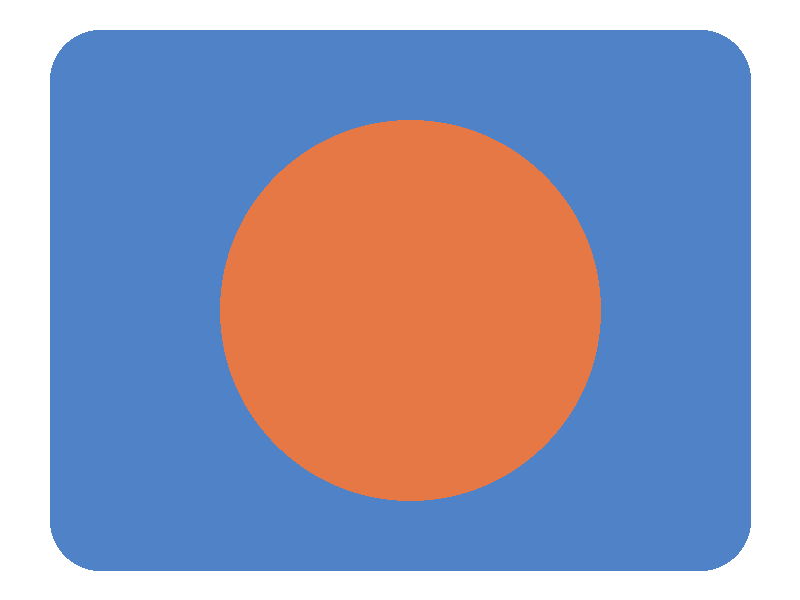
#> input picture tests/fixtures/fx-ui.png, 800 x 600 px
$ python -i v363_probe.py   (imports and definitions only)
#> lines starting #> are read from the running program, lines starting #| are printed output that depends on the picture; after the words box and inside, x2 and y2 are one past the last pixel; in counts of white or black regions, pixels touching at a corner belong together
#> further down, picture is the input picture: PIL image 800x600 RGBA; mean R, G, B, A 98.5, 99.7, 126.2, 200.3
"""Focused v3.6.3 installed OBS 33 acceptance; uses real Qt and stage output.

Run only against the isolated, ready v34-hold QA process.  The WebSocket is
used for fixture sources, screenshots and OBS statistics.  Stage mutations
go through the owned-payload native bridge, never SetInputSettings.
"""
import argparse
import base64
import copy
import hashlib
import io
import json
import math
import platform
import statistics
import subprocess
import time
import traceback
from pathlib import Path

from PIL import Image, ImageChops, ImageDraw, ImageStat
from obs_client import OBS
from v361_native import UI


STYLES = ("gentle", "geometry", "pop", "paper", "tech", "rhythm", "dream", "glitch")
GRAPH_KEYS = ("layers", "animation", "presets_geometries", "presets_motion_blocks", "presets_instances", "loop")
FRAME_TIMES = (0, .55, 1.5, 3, 4.5)


def write_json(path, value):
    Path(path).write_text(json.dumps(value, ensure_ascii=False, indent=2), encoding="utf-8")


def image_diff(a, b):
    return sum(ImageStat.Stat(ImageChops.difference(a.convert("RGBA"), b.convert("RGBA"))).mean)


def graph(model):
    return {key: copy.deepcopy(model.get(key, [])) for key in GRAPH_KEYS}


def recipe(model):
    result = model["presets_instances"][-1]["definition_snapshot"]
    return json.loads(result) if isinstance(result, str) else copy.deepcopy(result)


def ref_id(value):
    return value.get("instance_id", "") if isinstance(value, dict) else value


# [78 lines left out: functions next_frame_us, normalized_candidate, existing_animation_preserved, not called in this run]


def coverage(image):
    """Measured output coverage, with RGB fallback for opaque PNG encoders."""
    rgba = image.convert("RGBA")
    alpha = rgba.getchannel("A")
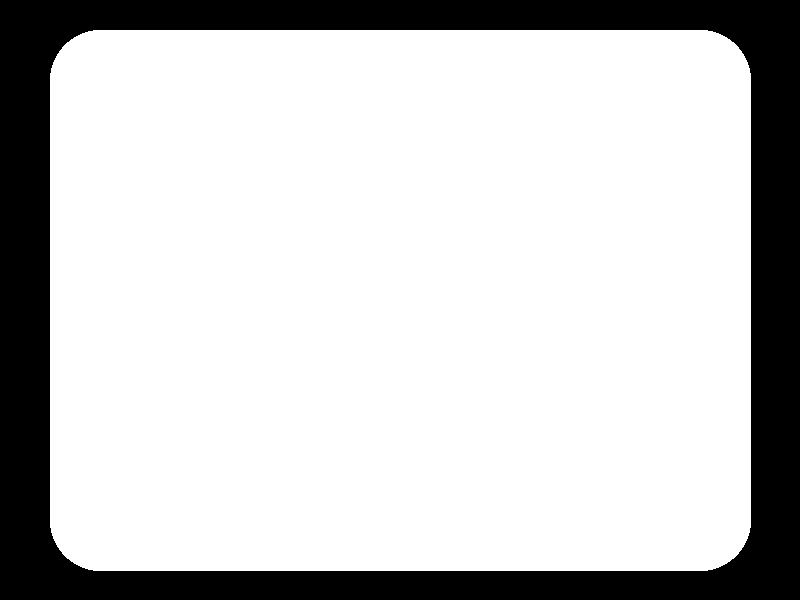
#> alpha: PIL image 800x600 L; 78.6% white; 1 black region, box (x1, y1, x2, y2) and area: (0, 0, 800, 600) 102955
    opaque = alpha.getextrema() == (255, 255)
#> opaque = False
    mask = rgba.convert("RGB").convert("L") if opaque else alpha
    histogram = mask.histogram()
#> histogram = 256 values, max 377045 at index 255, min 0 at index 1, mean 1875
    pixels = image.width * image.height
#> pixels = 480000
    return dict(method="luminance" if opaque else "alpha",
                visibleFraction=sum(histogram[9:])/pixels,
                solidFraction=sum(histogram[102:])/pixels,
                meanAlpha=ImageStat.Stat(alpha).mean[0],
                bbox=list(mask.point(lambda v: 255 if v > 8 else 0).getbbox() or (0, 0, 0, 0)))


# [11 lines left out: function hardware_info, not called in this run]


class Probe:
    # [18 lines left out: functions __init__, check, report, not called in this run]

    def write(self, name, value):
        write_json(self.out / name, value)

    # [12 lines left out: functions put, refresh, not called in this run]

    def cancel(self):
        if self.n.inspect().get("spatial.preset-cancel36", {}).get("enabled"):
            self.n.click("spatial.preset-cancel36")

    # [331 lines left out: functions reset, controls, generate, shot, fixtures, styles and 7 more, not called in this run]


# [2 lines not run here, left out]

>>> from PIL import Image
>>> picture = Image.open('fixtures/fx-ui.png')
>>> result = coverage(picture)
#> result = {'method': 'alpha', 'visibleFraction': 0.786, 'solidFraction': 0.786, 'meanAlpha': 200.3, 'bbox': [50, 30, 751, 571]}
